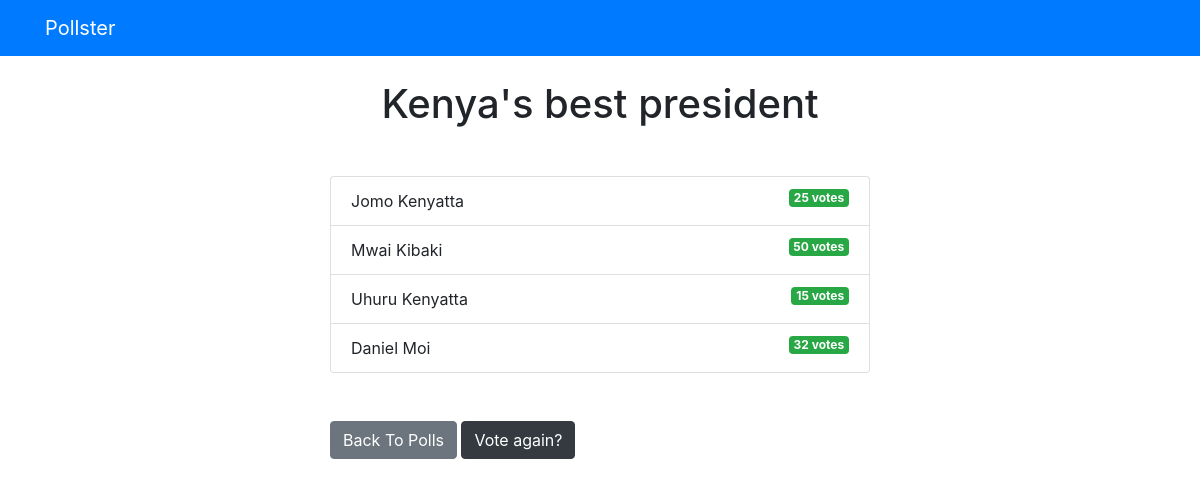
Screenshot of /polls/3/results/ with the database file from the repository.
### polls/models.py (models this page shows, shortened)
class Question(models.Model):
    question_text = models.CharField(max_length=200)
    pub_date = models.DateTimeField('date published')

class Choice(models.Model):
    question = models.ForeignKey(Question, on_delete=models.CASCADE)
    choice_text = models.CharField(max_length=200)
    votes = models.IntegerField(default=0)

### polls/views.py (the view)
# urls.py: path('<int:question_id>/results/', views.results, name='results'),
def results(request, question_id):
  question = get_object_or_404(Question, pk=question_id)
  return render(request, 'polls/results.html', { 'question': question })

### templates/polls/results.html (shortened to what this page needs)
{% extends 'base.html' %}
{% block content %}
<h1 class="mb-5 text-center">{{ question.question_text }}</h1>
<ul class="list-group mb-5">
	{% for choice in question.choice_set.all %}
	<li class="list-group-item">
		{{ choice.choice_text }}  <span class="badge badge-success float-right">{{ choice.votes }} vote{{ choice.votes | pluralize }}</span>
	</li>
	{% endfor %}
</ul>
<a class="btn btn-secondary" href="{% url 'polls:index' %}">Back To Polls</a>
<a class="btn btn-dark" href="{% url 'polls:detail' question.id %}">Vote again?</a>
{% endblock %}

### templates/base.html (shortened to what this page needs)
<!DOCTYPE html>
<html lang="en">
  <head>
    <link
      rel="stylesheet"
      href="https://stackpath.bootstrapcdn.com/bootstrap/4.3.1/css/bootstrap.min.css"
    />
  </head>
  <body>
    {% include 'partials/_navbar.html' %}
    <div class="container">
      <div class="row">
        <div class="col-md-6 m-auto">
          {% block content %}{% endblock %}
        </div>
      </div>
    </div>
  </body>
</html>

### templates/partials/_navbar.html
<nav class="navbar navbar-dark bg-primary mb-4">
	<div class="container">
		<a class="navbar-brand" href="/">Pollster</a>
	</div>
</nav>

### rows the page displays
Question: question_text "Kenya's best president"
Choice: choice_text "Jomo Kenyatta", votes "25", votes|pluralize "s"
Choice: choice_text "Mwai Kibaki", votes "50", votes|pluralize "s"
Choice: choice_text "Uhuru Kenyatta", votes "15", votes|pluralize "s"
Choice: choice_text "Daniel Moi", votes "32", votes|pluralize "s"
